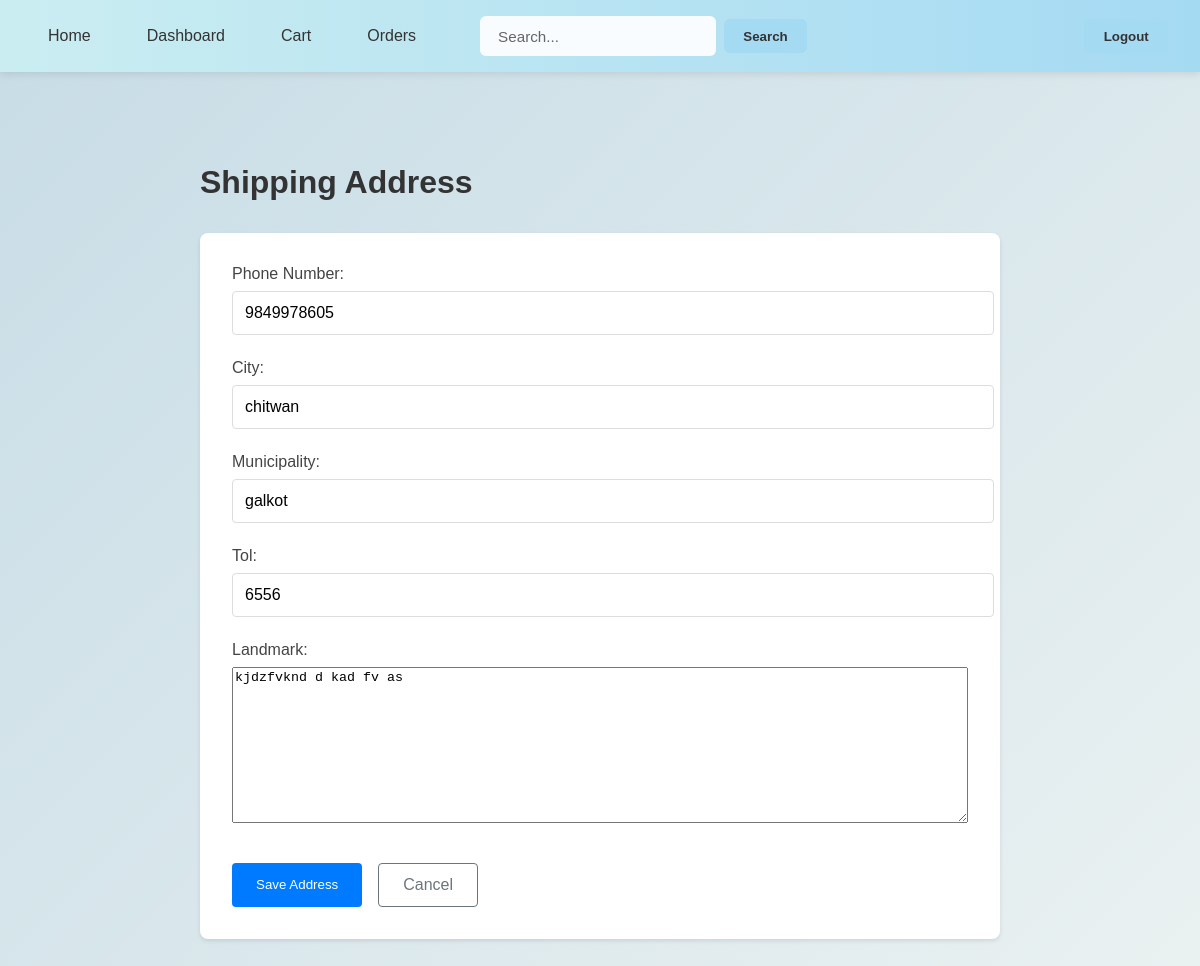
Page /orders/add_address/ (signed in) on the committed database.
### order/models.py (models this page shows, shortened)
class Addres(models.Model):
    user  =  models.ForeignKey(User,on_delete=models.CASCADE)
    phone = models.IntegerField()
    city = models.CharField(max_length=250)
    muncipality = models.CharField(max_length=200)
    tol = models.CharField(max_length=100)
    landmark = models.TextField(null=True,blank=True)

### order/views.py (the view)
# urls.py: path('add_address/', views.add_address, name='add_address'),
@login_and_role_required("customer")
def add_address(request):
    instance = Addres.objects.filter(user=request.user).first()
    if request.method == 'POST':
        form = addressForm(request.POST, instance=instance)
        if form.is_valid():
            address = form.save(commit=False)
            address.user = request.user
            address.save()
            item = Order.objects.filter(user = request.user)
            if not item:
                return redirect('cart_detail')
            return redirect('order')
    else:
        form = addressForm(instance=instance)
    return render(request, 'order/add_address.html', {'form': form})

### order/forms.py (shortened to what this page needs)
class addressForm(forms.ModelForm):
    class Meta:
        model = Addres
        fields = ['phone','city','muncipality','tol','landmark']

### order/templates/order/add_address.html (shortened to what this page needs)
{% extends "account/base.html" %}
{% block content %}
<div class="container">
    <div class="form-header">
        <h1>Shipping Address</h1>
    </div>
    <div class="form-wrapper">
        <form method="POST" class="address-form">
            <div class="form-group">
                <label for="id_phone">Phone Number:</label>
                {{ form.phone }}
            </div>
            <div class="form-group">
                <label for="id_city">City:</label>
                {{ form.city }}
            </div>
            <div class="form-group">
                <label for="id_muncipality">Municipality:</label>
                {{ form.muncipality }}
            </div>
            <div class="form-group">
                <label for="id_tol">Tol:</label>
                {{ form.tol }}
            </div>
            <div class="form-group">
                <label for="id_landmark">Landmark:</label>
                {{ form.landmark }}
            </div>
            <div class="form-actions">
                <button type="submit" class="btn btn-primary">Save Address</button>
                <a href="{% url 'home' %}" class="btn btn-outline">Cancel</a>
            </div>
        </form>
    </div>
</div>
{% endblock content %}

### account/templates/account/base.html (style rules this page uses)
body { font-family: Arial, sans-serif; margin: 0; padding: 0; min-height: 100vh; background: linear-gradient(135deg, #c7dce6, #eaf1f1); }

### order/templates/order/add_address.html (style rules this page uses)
.container { max-width: 800px; margin: 0 auto; padding: 2rem; }
.form-header { margin-bottom: 2rem; }
.form-header h1 { font-size: 2rem; color: #333; margin-bottom: 1rem; }
.form-wrapper { background: white; padding: 2rem; border-radius: 8px; box-shadow: 0 2px 4px rgba(0, 0, 0, 0.1); }
.address-form { display: grid; gap: 1.5rem; }
.form-group { display: flex; flex-direction: column; gap: 0.5rem; }
.form-group label { font-weight: 500; color: #444; }
.form-group input { padding: 0.75rem; border: 1px solid #ddd; border-radius: 4px; font-size: 1rem; width: 100%; }
.form-actions { display: flex; gap: 1rem; margin-top: 1rem; }
.btn { padding: 0.75rem 1.5rem; border-radius: 4px; font-weight: 500; text-decoration: none; cursor: pointer; transition: all 0.3s ease; }
.btn-primary { background: #007bff; color: white; border: none; }
.btn-outline { border: 1px solid #6c757d; color: #6c757d; background: white; }

### rows in the picture
Addres: phone "9849978605", city "chitwan", muncipality "galkot", tol "6556", landmark "kjdzfvknd d kad fv as"
